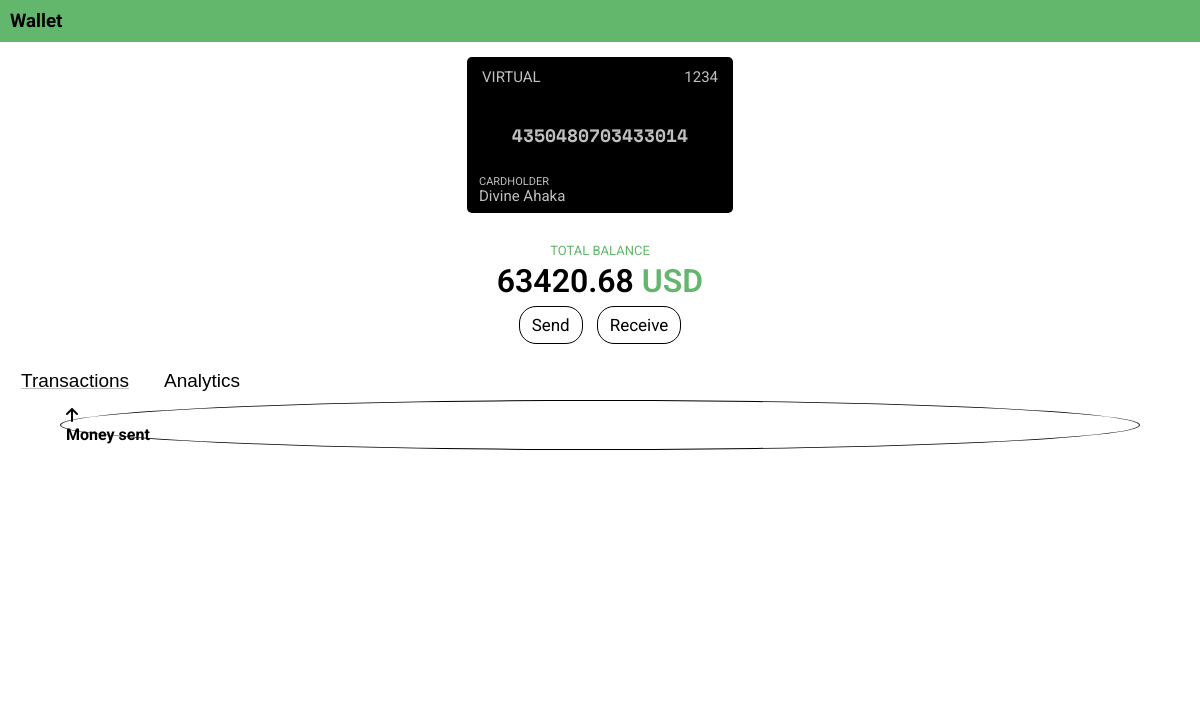
The page /homepage (signed in) on the database as committed earlier.
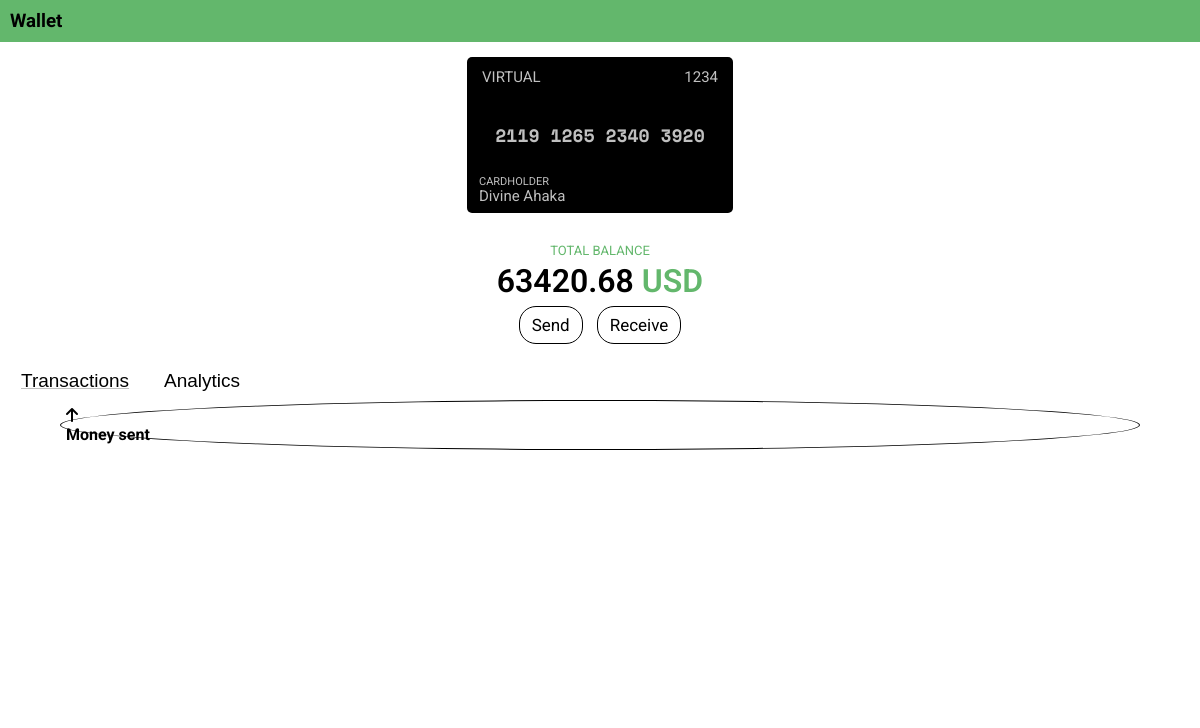
The same page on the database as committed later.
### main.py (models this page shows, shortened)
class Users(db.Model):
    id = db.Column("id", db.Integer, primary_key=True)
    fullname = db.Column(db.String(50))
    username = db.Column(db.String(20), unique=True)
    email = db.Column(db.String(50), unique=True)
    password = db.Column(db.String(50))
    card_no = db.Column(db.Integer())

### main.py (the view)
@app.route('/homepage')
def homepage():
    user_id = request.cookies.get("user_id")
    if not user_id:
        return redirect(url_for("login"))
    user = Users.query.get(user_id)
    if not user:
        flash("User not found")
        return redirect(url_for("login"))
    username = user.username
    full_name = user.fullname
    card_no = user.card_no
    return render_template('homepage.html', username=username, full_name=full_name, card_no=card_no)

### templates/homepage.html (shortened to what this page needs)
<!DOCTYPE html>
<html lang="en">
<head>
    <link rel="stylesheet" type="text/css" href="{{ url_for('static', filename='homepage.css') }}">
</head>
<body>
    <div class="nav">
        <h3>Wallet</h3>
    </div>
    <div class="card">
        <p class="top">
            <span class="virtual">VIRTUAL</span>
            <span id="cvv">1234</span>
        </p>
        <p id="card-number">{{card_no}}</p>
        <p class="cardholder">CARDHOLDER</p>
        <p class="card-name">{{full_name}}</p>
    </div>
    <div class="balance">
        <p class="total">TOTAL BALANCE</p>
        <p class="currency">
            <span class="bal">63420.68</span>
            <span>USD</span>
        </p>
        <a href="{{url_for('send')}}" class="send">Send</a>
        <a href="{{url_for('receive')}}" class="receive">Receive</a>
    </div>
    <div class="footer">
        <button id="transactions">Transactions</button>
        <button id="analytics">Analytics</button>
        <div id="transactions-div">
            <div class="transaction">
                <div class="outgoing">
                    <i class="fa-solid fa-arrow-up" style="color: #000000;"></i>
                <div>
                <h4>Money sent</h4>
            </div>
        </div>
    </div>
</body>

Rows that differ between the two databases and show on the page:
changed Users "Divine Ahaka": card_no "4350480703433014" → "2119 1265 2340 3920"
